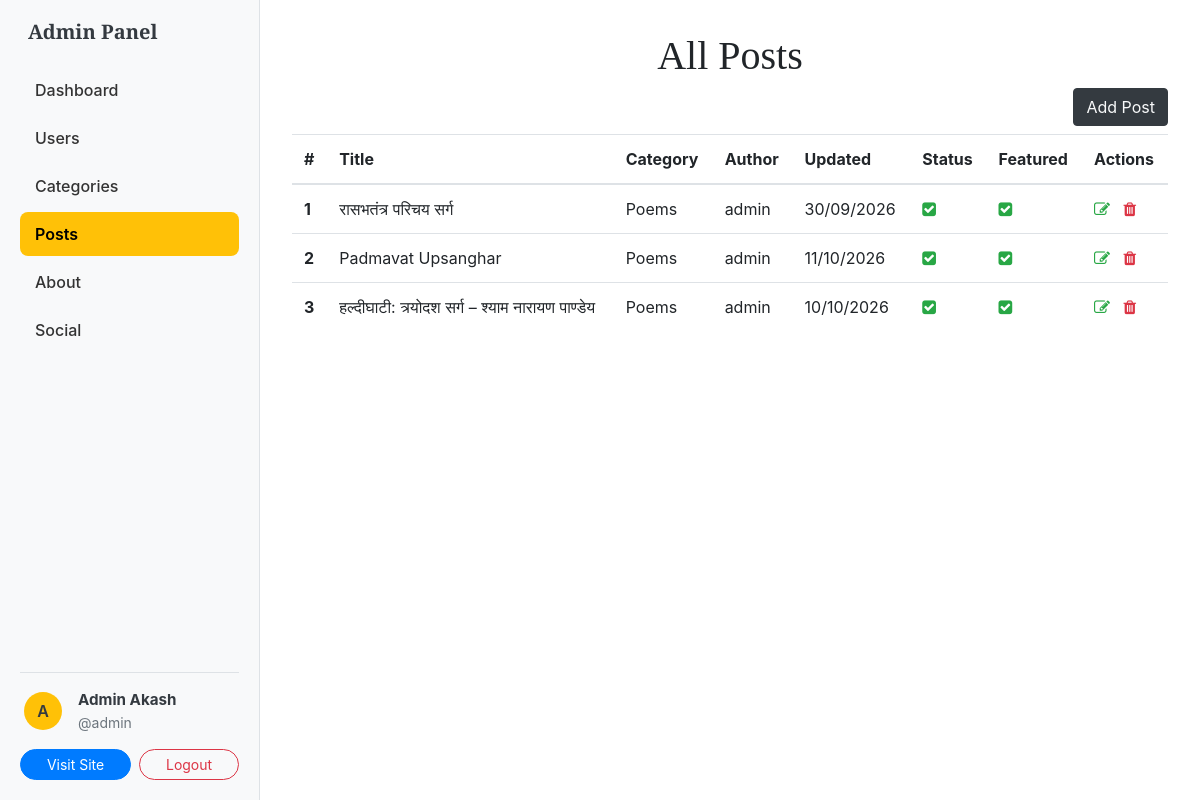
The app's page /dashboard/posts/ (signed in), older data.
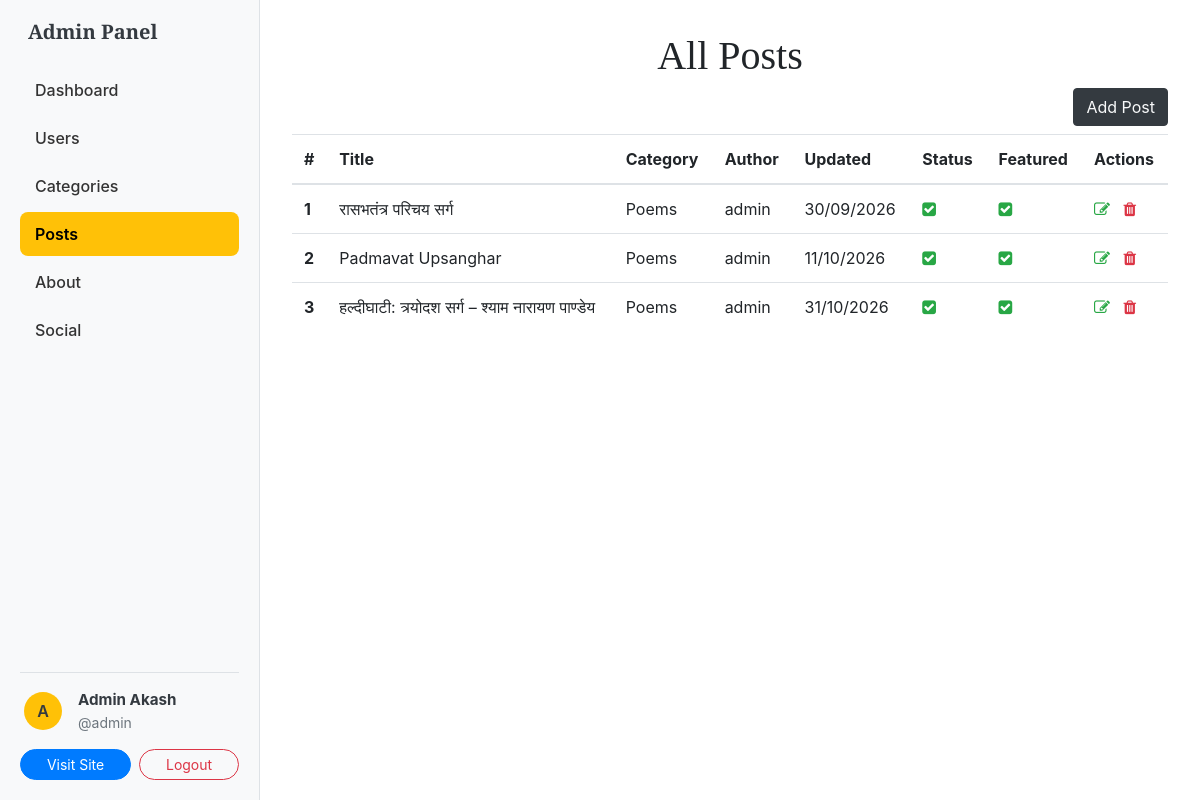
The same page, newer data.
### blogs/models.py (models this page shows)
class Blog(models.Model):
    title = models.CharField(max_length=100)
    slug = models.SlugField(max_length=150, unique=True, blank=True)
    category = models.ForeignKey(Category, on_delete=models.CASCADE)
    author = models.ForeignKey(User, on_delete=models.CASCADE)
    featured_image = models.ImageField(upload_to='uploads/%Y/%m/%d')
    short_description = models.TextField(max_length=500)
    blog_body = models.TextField(max_length=20000)
    status = models.CharField(max_length=24,choices=STATUS_CHOICES, default='Draft')
    visits = models.IntegerField(default=0)
    is_featured = models.BooleanField(default=False)
    created_at = models.DateTimeField(auto_now_add=True)
    updated_at = models.DateTimeField(auto_now=True)
    def __str__(self)->str:
        return self.title

class Category(models.Model):
    category_name = models.CharField(max_length=50, unique=True)
    created_at = models.DateTimeField(auto_now_add=True)
    updated_at = models.DateTimeField(auto_now=True)
    class Meta:
        verbose_name_plural = "Categories"
    def __str__(self) -> str:
        return self.category_name

### dashboards/views.py (the view)
# urls.py: path('posts/',views.posts,name='posts'),
@permission_required('blogs.view_blog', login_url='login')
def posts(request):
    posts = Blog.objects.all()
    return render(request, 'dashboard/posts.html', {'posts': posts})

### blogs/context_processors.py (called while the page is built)
def get_categories(request):
    categories = Category.objects.all()
    try:
        about = About.objects.get()
    except:
        about = None
    return dict(categories=categories, about=about)

def get_social_links(request):
    social_links = SocialLink.objects.all()
    return dict(social_links=social_links)

### templates/dashboard/posts.html
{% extends 'base.html' %}
{% block content %}
    <div class="row">
        {% include 'dashboard/sidebar.html' %}
        <div class="col-md-9">
            <h1 class="text-center">All Posts</h1>
            <a href="{% url 'add_post' %}" class="btn btn-dark text-light float-right mb-2">Add Post</a>
            <table class="table">
                <thead>
                <tr>
                    <th scope="col">#</th>
                    <th scope="col">Title</th>
                    <th scope="col">Category</th>
                    <th scope="col">Author</th>
                    <th scope="col">Updated</th>
                    <th scope="col">Status</th>
                    <th scope="col">Featured</th>
                    <th scope="col">Actions</th>
                </tr>
                </thead>
                <tbody>
                {% for post in posts %}
                    <tr>
                        <th scope="row">{{ forloop.counter }}</th>
                        <td>{{ post }}</td>
                        <td>{{ post.category }}</td>
                        <td>{{ post.author }}</td>
                        <td>{{ post.updated_at|date:"j/m/Y" }}</td>
                        <td>
                            {% if post.status == 'Published' %}
                                <i class="fa fa-check-square text-success"></i>
                            {% else %}
                                <i class="fa fa-times text-danger"></i>
                            {% endif %}
                        </td>
                        <td>{% if post.is_featured %}
                            <i class="fa fa-check-square text-success"></i>
                        {% else %}
                            <i class="fa fa-times text-danger"></i>
                        {% endif %}</td>
                        <td>
                            <a href="{% url 'edit_post' post.id %}" class="text-decoration-none"><i
                                    class="fa fa-edit text-success"></i> </a>&nbsp;
                            <a href="{% url 'delete_post' post.id %}"  onclick="return confirm('Are you sure you want to delete this item?');" class="text-decoration-none"><i
                                    class="fa fa-trash text-danger"></i> </a>
                        </td>
                    </tr>
                {% endfor %}
                </tbody>
            </table>
        </div>
    </div>
{% endblock %}

Row changes from the older to the newer data that the page shows:
changed Blog "हल्दीघाटी: त्रयोदश सर्ग – श्याम नारायण पाण्डेय": updated_at "10/10/2026" → "31/10/2026"
